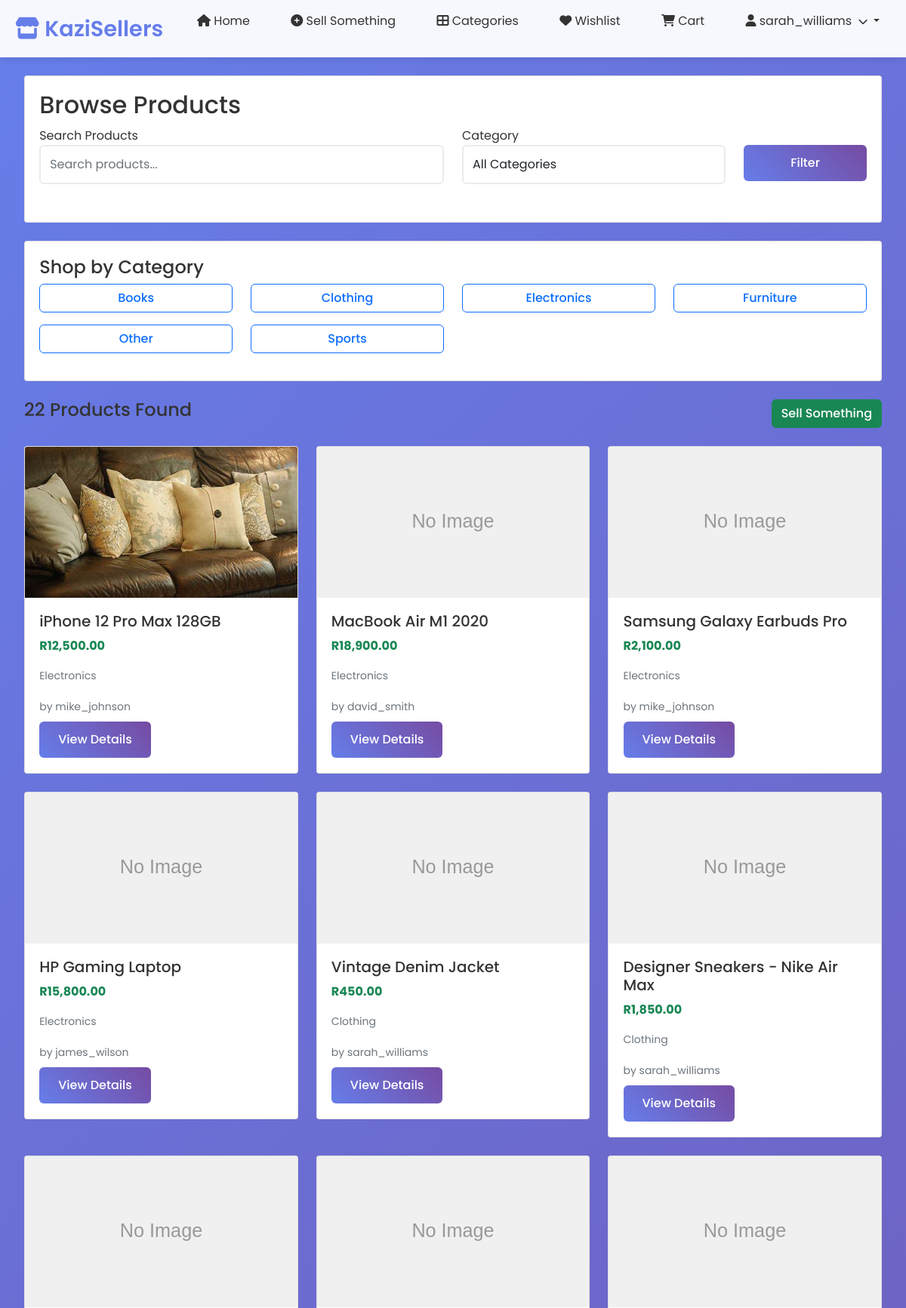
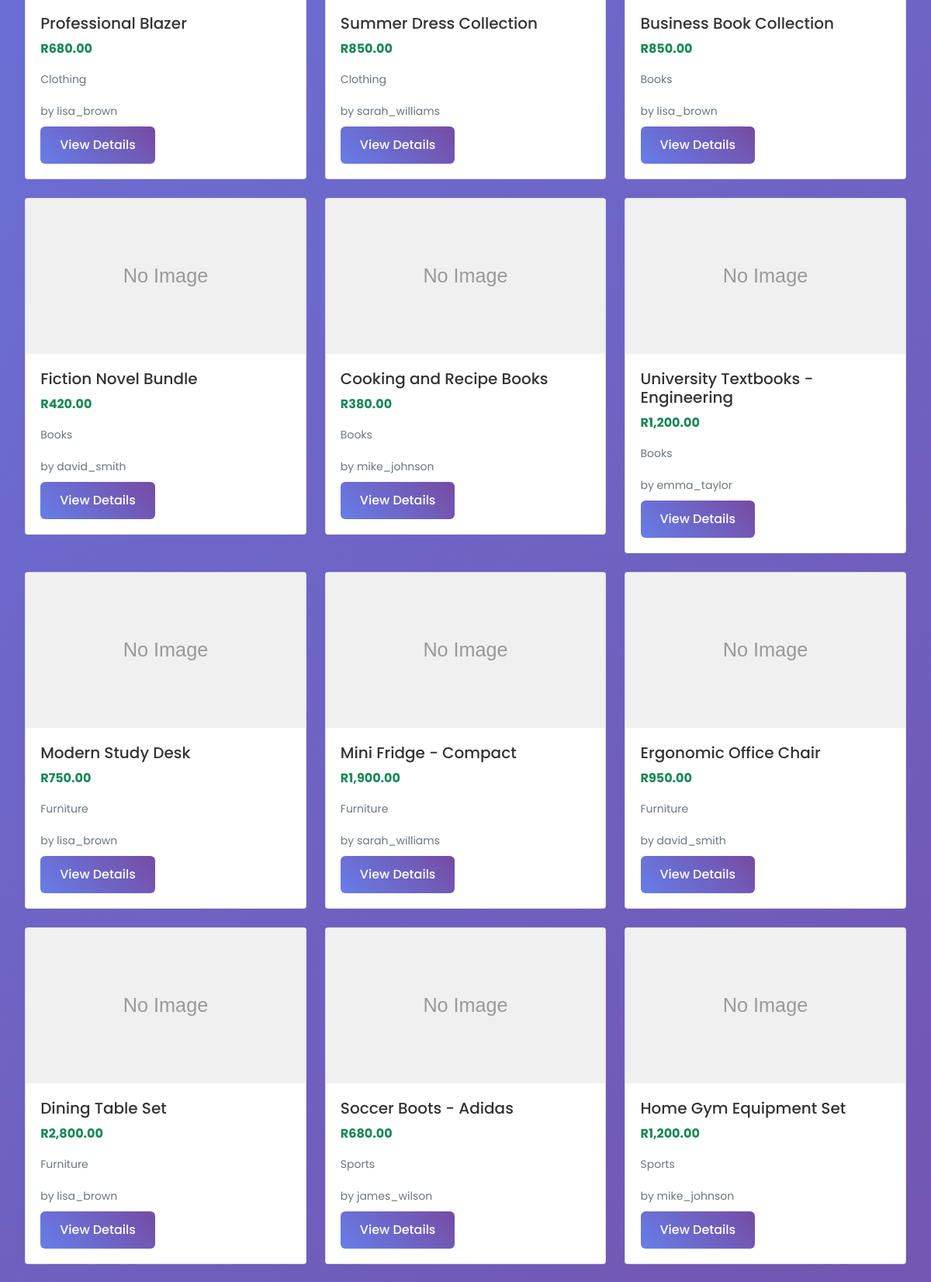
The page /pages/categories.php (signed in, upper part) on the database its author committed (2 pictures, top to bottom).
### tables this page shows
CREATE TABLE categories (
    id INT PRIMARY KEY AUTO_INCREMENT,
    name VARCHAR(50) NOT NULL,
    description TEXT,
    icon VARCHAR(100),
    is_active BOOLEAN DEFAULT TRUE,
    created_at TIMESTAMP DEFAULT CURRENT_TIMESTAMP
);

CREATE TABLE products (
    id INT PRIMARY KEY AUTO_INCREMENT,
    seller_id INT NOT NULL,
    category_id INT NOT NULL,
    title VARCHAR(100) NOT NULL,
    description TEXT NOT NULL,
    short_description VARCHAR(200),
    price DECIMAL(10,2) NOT NULL,
    condition_type ENUM('new', 'like_new', 'good', 'fair', 'poor') DEFAULT 'good',
    availability ENUM('available', 'sold', 'reserved') DEFAULT 'available',
    location VARCHAR(100),
    views INT DEFAULT 0,
    created_at TIMESTAMP DEFAULT CURRENT_TIMESTAMP,
    updated_at TIMESTAMP DEFAULT CURRENT_TIMESTAMP ON UPDATE CURRENT_TIMESTAMP,
    FOREIGN KEY (seller_id) REFERENCES users(id) ON DELETE CASCADE,
    FOREIGN KEY (category_id) REFERENCES categories(id)
);

CREATE TABLE product_images (
    id INT PRIMARY KEY AUTO_INCREMENT,
    product_id INT NOT NULL,
    image_path VARCHAR(255) NOT NULL,
    is_primary BOOLEAN DEFAULT FALSE,
    upload_order INT DEFAULT 0,
    created_at TIMESTAMP DEFAULT CURRENT_TIMESTAMP,
    FOREIGN KEY (product_id) REFERENCES products(id) ON DELETE CASCADE
);

CREATE TABLE users (
    id INT PRIMARY KEY AUTO_INCREMENT,
    username VARCHAR(50) UNIQUE NOT NULL,
    email VARCHAR(100) UNIQUE NOT NULL,
    password VARCHAR(255) NOT NULL,
    first_name VARCHAR(50) NOT NULL,
    last_name VARCHAR(50) NOT NULL,
    phone VARCHAR(20),
    location VARCHAR(100),
    bio TEXT,
    rating DECIMAL(3,2) DEFAULT 0.00,
    total_ratings INT DEFAULT 0,
    role TINYINT DEFAULT 0 COMMENT '0 = regular user, 1 = admin',
    created_at TIMESTAMP DEFAULT CURRENT_TIMESTAMP,
    updated_at TIMESTAMP DEFAULT CURRENT_TIMESTAMP ON UPDATE CURRENT_TIMESTAMP,
    is_active BOOLEAN DEFAULT TRUE
);

### pages/categories.php (the view, shortened to what this page needs)
<?php
include("../includes/db.php");
$selectedCategory = isset($_GET['category']) ? intval($_GET['category']) : 0;
$searchTerm = isset($_GET['search']) ? mysqli_real_escape_string($conn, $_GET['search']) : '';
$query = "SELECT p.*, c.name as category_name, pi.image_path as image, u.username as seller_name
          FROM products p
          LEFT JOIN categories c ON p.category_id = c.id
          LEFT JOIN product_images pi ON p.id = pi.product_id AND pi.is_primary = 1
          LEFT JOIN users u ON p.seller_id = u.id
          WHERE p.availability = 'available'";
$query .= " ORDER BY p.created_at DESC";
$result = mysqli_query($conn, $query);
$categoryQuery = "SELECT * FROM categories WHERE is_active = 1 ORDER BY name";
$categories = mysqli_query($conn, $categoryQuery);
include("../components/header.php");
?>
<div class="container my-4">
    <div class="row mb-4">
        <div class="col-12">
            <div class="card">
                <div class="card-body">
                    <h2>Browse Products</h2>
                    <form method="GET" class="row">
                        <div class="col-md-6 mb-3">
                            <label>Search Products</label>
                            <input type="text" class="form-control" name="search"
                                   placeholder="Search products..."
                                   value="<?php echo htmlspecialchars($searchTerm); ?>">
                        </div>
                        <div class="col-md-4 mb-3">
                            <label>Category</label>
                            <select class="form-control" name="category">
                                <option value="0">All Categories</option>
                            </select>
                        </div>
                        <div class="col-md-2 mb-3">
                            <label>&nbsp;</label>
                            <button type="submit" class="btn btn-primary w-100">Filter</button>
                        </div>
                    </form>
                </div>
            </div>
        </div>
    </div>
    <?php if ($selectedCategory == 0 && empty($searchTerm)): ?>
    <div class="row mb-4">
        <div class="col-12">
            <div class="card">
                <div class="card-body">
                    <h4>Shop by Category</h4>
                    <div class="row">
                        <?php
                        mysqli_data_seek($categories, 0);
                        while ($category = mysqli_fetch_assoc($categories)):
                        ?>
                        <div class="col-md-3 mb-3">
                            <a href="categories.php?category=<?php echo $category['id']; ?>" class="btn btn-outline-primary w-100">
                                <?php echo htmlspecialchars($category['name']); ?>
                            </a>
                        </div>
                        <?php endwhile; ?>
                    </div>
                </div>
            </div>
        </div>
    </div>
    <?php endif; ?>
    <div class="row mb-4">
        <div class="col-12">
            <div class="d-flex justify-content-between align-items-center">
                <h4>
                    <?php
                    $productCount = mysqli_num_rows($result);
                    echo $productCount . " Product" . ($productCount != 1 ? "s" : "") . " Found";
                    ?>
                </h4>
                <div>
                    <a href="sell.php" class="btn btn-success">Sell Something</a>
                </div>
            </div>
        </div>
    </div>
    <?php if (mysqli_num_rows($result) > 0): ?>
    <div class="row">
        <?php while ($product = mysqli_fetch_assoc($result)): ?>
        <div class="col-md-4 mb-4">
            <div class="card">
                <?php
                $imagePath = 'https://via.placeholder.com/300x200?text=No+Image';
                if (!empty($product['image'])) {
                    if (str_starts_with($product['image'], 'uploads/')) {
                        $imagePath = '../' . $product['image'];
                    } else {
                        $imagePath = '../uploads/' . $product['image'];
                    }
                }
                ?>
                <img src="<?php echo htmlspecialchars($imagePath); ?>"
                     class="card-img-top"
                     style="height: 200px; object-fit: cover;"
                     alt="<?php echo htmlspecialchars($product['title']); ?>"
                     onerror="this.src='https://via.placeholder.com/300x200?text=No+Image'">
                <div class="card-body">
                    <h5 class="card-title"><?php echo htmlspecialchars($product['title']); ?></h5>
                    <p class="text-success fw-bold">R<?php echo number_format($product['price'], 2); ?></p>
                    <p class="text-muted small"><?php echo htmlspecialchars($product['category_name']); ?></p>
                    <small class="text-muted">by <?php echo htmlspecialchars($product['seller_name']); ?></small>
                    <br>
                    <a href="product-details.php?id=<?php echo $product['id']; ?>" class="btn btn-primary mt-2">View Details</a>
                </div>
            </div>
        </div>
        <?php endwhile; ?>
    </div>
    <?php endif; ?>
</div>
<?php include("../components/footer.php"); ?>

### assets/css/styles.css (style rules this page uses)
* { margin: 0; padding: 0; box-sizing: border-box; }
body { font-family: 'Poppins', sans-serif; background: linear-gradient(135deg, #667eea 0%, #764ba2 100%); background-attachment: fixed; min-height: 100vh; color: #333; line-height: 1.6; }
.container { max-width: 1200px; margin: 0 auto; padding: 0 20px; }
.btn-primary { background: linear-gradient(45deg, #667eea, #764ba2); border: none; color: white; padding: 12px 25px; border-radius: 8px; text-decoration: none; display: inline-block; transition: all 0.3s ease; font-weight: 500; }
.card-img-top { width: 100%; height: 200px; object-fit: cover; display: block; }
.card-body { padding: 1.2rem; }
.form-control { width: 100%; padding: 12px; border: 2px solid #e9ecef; border-radius: 6px; margin-bottom: 15px; font-size: 1rem; }
img { max-width: 100%; height: auto; }
.btn { border-radius: 6px; font-weight: 500; transition: all 0.3s ease; cursor: pointer; }

### rows shown on the page
categories: name "Books"
categories: name "Clothing"
categories: name "Electronics"
categories: name "Furniture"
categories: name "Other"
categories: name "Sports"
products: product_images.image_path (picture), title "iPhone 12 Pro Max 128GB", price "12,500.00", category.name "Electronics", seller.username "mike_johnson"
products: title "MacBook Air M1 2020", price "18,900.00", category.name "Electronics", seller.username "david_smith"
products: title "Samsung Galaxy Earbuds Pro", price "2,100.00", category.name "Electronics", seller.username "mike_johnson"
products: title "HP Gaming Laptop", price "15,800.00", category.name "Electronics", seller.username "james_wilson"
products: title "Vintage Denim Jacket", price "450.00", category.name "Clothing", seller.username "sarah_williams"
products: title "Designer Sneakers - Nike Air Max", price "1,850.00", category.name "Clothing", seller.username "sarah_williams"
products: title "Professional Blazer", price "680.00", category.name "Clothing", seller.username "lisa_brown"
products: title "Summer Dress Collection", price "850.00", category.name "Clothing", seller.username "sarah_williams"
products: title "Business Book Collection", price "850.00", category.name "Books", seller.username "lisa_brown"
products: title "Fiction Novel Bundle", price "420.00", category.name "Books", seller.username "david_smith"
products: title "Cooking and Recipe Books", price "380.00", category.name "Books", seller.username "mike_johnson"
products: title "University Textbooks - Engineering", price "1,200.00", category.name "Books", seller.username "emma_taylor"
products: title "Modern Study Desk", price "750.00", category.name "Furniture", seller.username "lisa_brown"
products: title "Mini Fridge - Compact", price "1,900.00", category.name "Furniture", seller.username "sarah_williams"
products: title "Ergonomic Office Chair", price "950.00", category.name "Furniture", seller.username "david_smith"
products: title "Dining Table Set", price "2,800.00", category.name "Furniture", seller.username "lisa_brown"
products: title "Soccer Boots - Adidas", price "680.00", category.name "Sports", seller.username "james_wilson"
products: title "Home Gym Equipment Set", price "1,200.00", category.name "Sports", seller.username "mike_johnson"

### other values the page prints
$username "sarah_williams"
$productCount "22"
